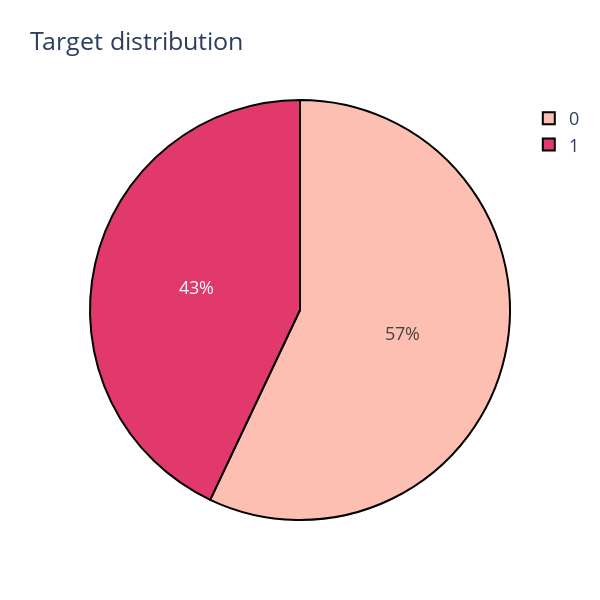

The code cell stored with this chart in its notebook:
### Code cell
cnt_srs = ds_train['target'].value_counts()
## target distribution ##
colors = ['#FEBFB3', '#E1396C', '#96D38C', '#D0F9B1']
labels = (np.array(cnt_srs.index))
sizes = (np.array((cnt_srs / cnt_srs.sum())*100))

trace = go.Pie(labels=labels, values=sizes, marker=dict(colors=colors, line=dict(color='#000000', width=2)))
layout = go.Layout(
    title='Target distribution',
    font=dict(size=18),
    width=600,
    height=600,
)
data = [trace]
fig = go.Figure(data=data, layout=layout)
py.iplot(fig, filename="usertype")

### Figure 1 — Plotly figure (JSON) as saved in the notebook; plotly's stock layout.template omitted (floating-point values rounded to 4 significant figures)
{"data": [{"labels": [0, 1], "marker": {"colors": ["#FEBFB3", "#E1396C", "#96D38C", "#D0F9B1"], "line": {"color": "#000000", "width": 2}}, "type": "pie", "values": [57.03, 42.97]}], "layout": {"font": {"size": 18}, "height": 600, "title": {"text": "Target distribution"}, "width": 600}}
